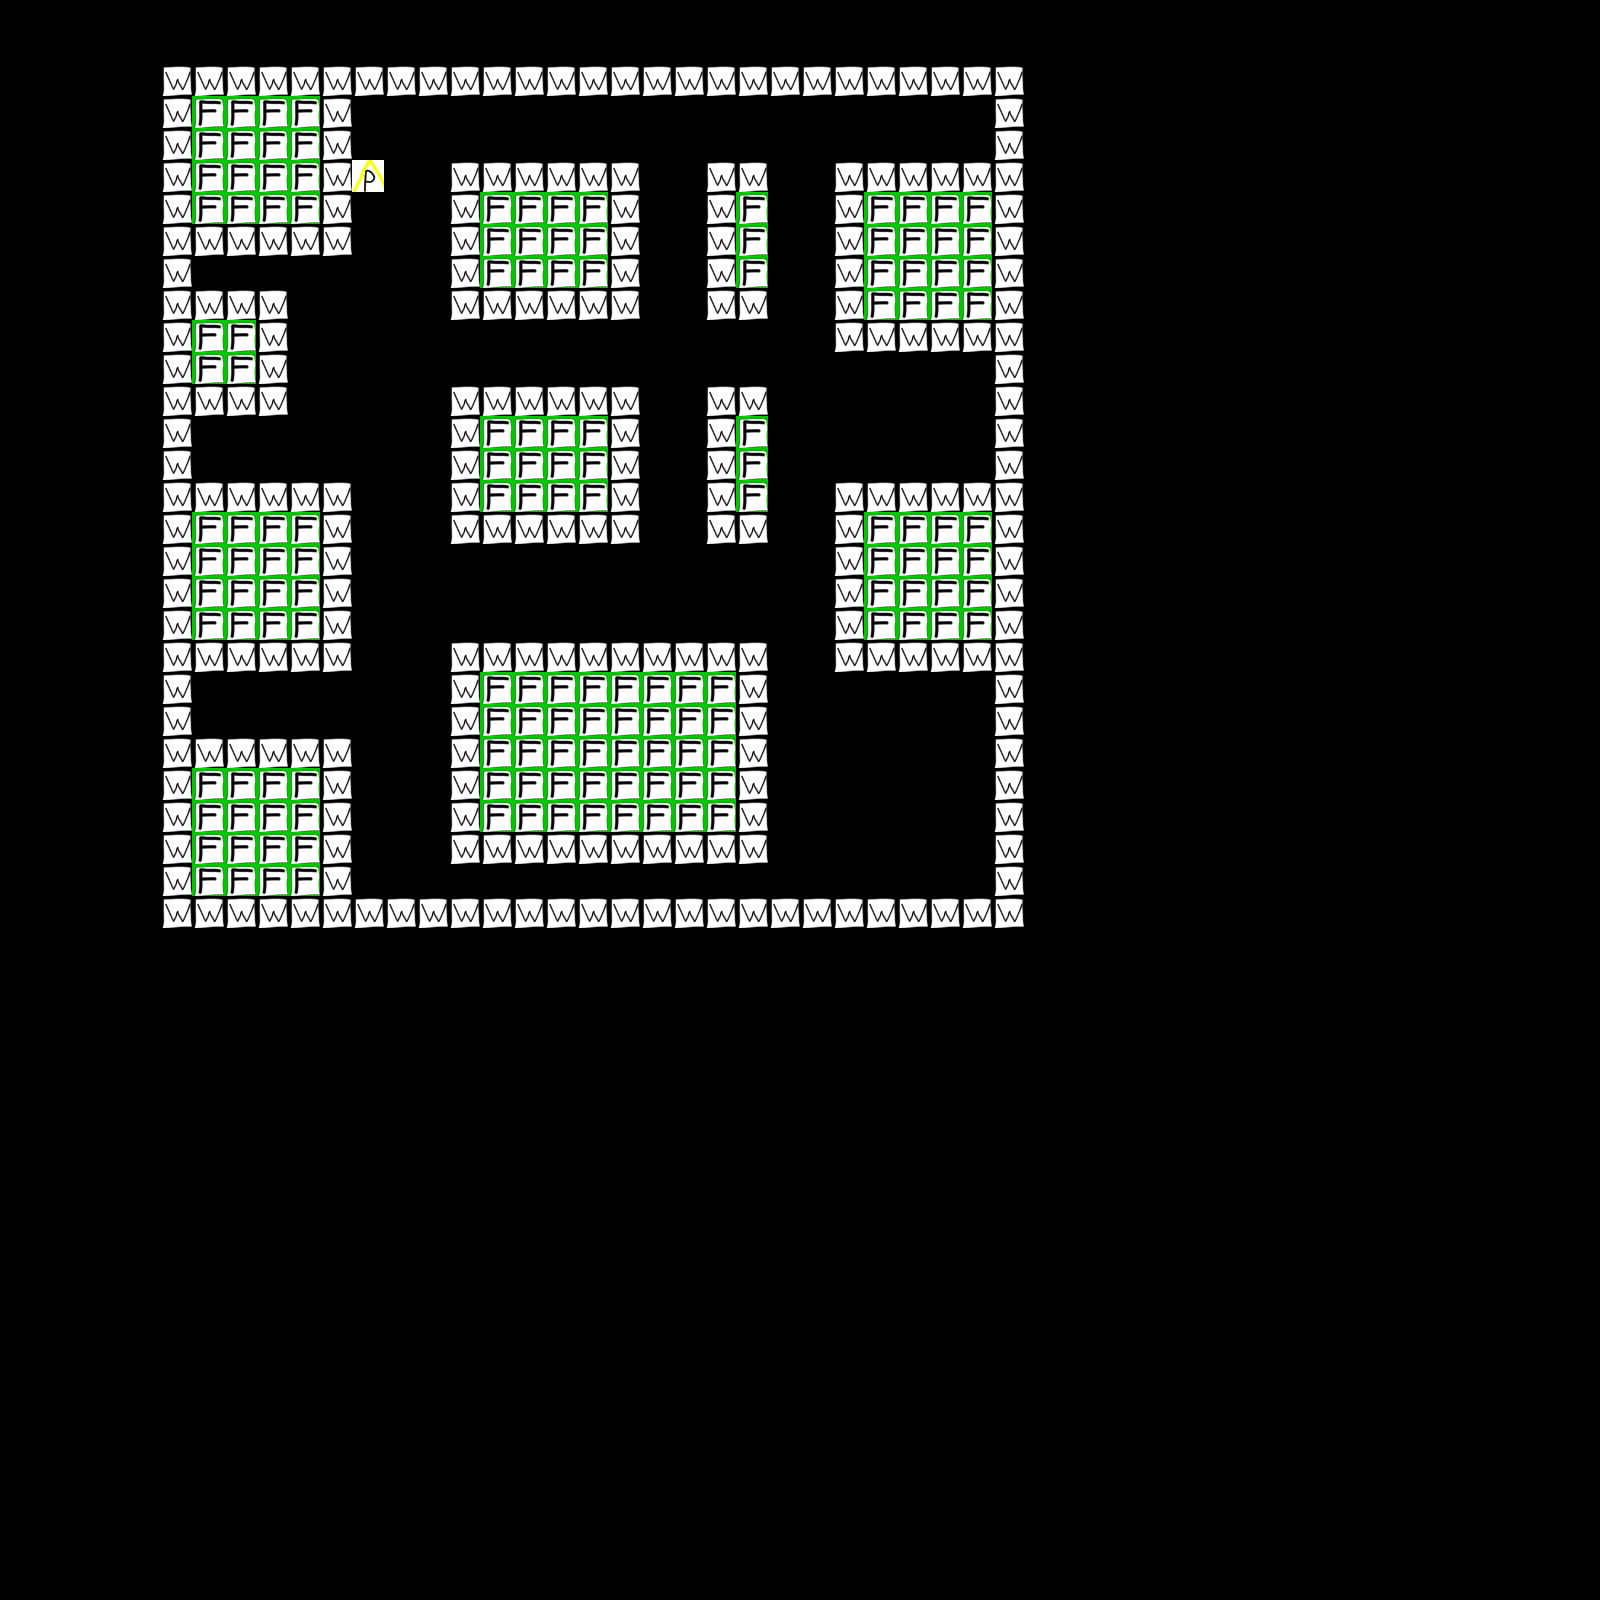

Rendered tile map (Tiled .tmx) drawn with the repository's tilesets; below, a short description and the full map source, tile grids included:
An orthogonal 50x50 tile map with 32x32 px tiles, 1 tile layer (Tile Layer 1), 3 tilesets.

<map version="1.0" tiledversion="1.0.3" orientation="orthogonal" renderorder="right-up" width="50" height="50" tilewidth="32" tileheight="32" nextobjectid="1">
 <tileset firstgid="1" source="UtFoM Wall.tsx" />
 <tileset firstgid="2" source="UtFoM Floor.tsx" />
 <tileset firstgid="3" source="UtFoM Player.tsx" />
 <layer name="Tile Layer 1" width="50" height="50">
  <data encoding="csv">
0,0,0,0,0,0,0,0,0,0,0,0,0,0,0,0,0,0,0,0,0,0,0,0,0,0,0,0,0,0,0,0,0,0,0,0,0,0,0,0,0,0,0,0,0,0,0,0,0,0,
0,0,0,0,0,0,0,0,0,0,0,0,0,0,0,0,0,0,0,0,0,0,0,0,0,0,0,0,0,0,0,0,0,0,0,0,0,0,0,0,0,0,0,0,0,0,0,0,0,0,
0,0,0,0,0,1,1,1,1,1,1,1,1,1,1,1,1,1,1,1,1,1,1,1,1,1,1,1,1,1,1,1,0,0,0,0,0,0,0,0,0,0,0,0,0,0,0,0,0,0,
0,0,0,0,0,1,2,2,2,2,1,0,0,0,0,0,0,0,0,0,0,0,0,0,0,0,0,0,0,0,0,1,0,0,0,0,0,0,0,0,0,0,0,0,0,0,0,0,0,0,
0,0,0,0,0,1,2,2,2,2,1,0,0,0,0,0,0,0,0,0,0,0,0,0,0,0,0,0,0,0,0,1,0,0,0,0,0,0,0,0,0,0,0,0,0,0,0,0,0,0,
0,0,0,0,0,1,2,2,2,2,1,3,0,0,1,1,1,1,1,1,0,0,1,1,0,0,1,1,1,1,1,1,0,0,0,0,0,0,0,0,0,0,0,0,0,0,0,0,0,0,
0,0,0,0,0,1,2,2,2,2,1,0,0,0,1,2,2,2,2,1,0,0,1,2,0,0,1,2,2,2,2,1,0,0,0,0,0,0,0,0,0,0,0,0,0,0,0,0,0,0,
0,0,0,0,0,1,1,1,1,1,1,0,0,0,1,2,2,2,2,1,0,0,1,2,0,0,1,2,2,2,2,1,0,0,0,0,0,0,0,0,0,0,0,0,0,0,0,0,0,0,
0,0,0,0,0,1,0,0,0,0,0,0,0,0,1,2,2,2,2,1,0,0,1,2,0,0,1,2,2,2,2,1,0,0,0,0,0,0,0,0,0,0,0,0,0,0,0,0,0,0,
0,0,0,0,0,1,1,1,1,0,0,0,0,0,1,1,1,1,1,1,0,0,1,1,0,0,1,2,2,2,2,1,0,0,0,0,0,0,0,0,0,0,0,0,0,0,0,0,0,0,
0,0,0,0,0,1,2,2,1,0,0,0,0,0,0,0,0,0,0,0,0,0,0,0,0,0,1,1,1,1,1,1,0,0,0,0,0,0,0,0,0,0,0,0,0,0,0,0,0,0,
0,0,0,0,0,1,2,2,1,0,0,0,0,0,0,0,0,0,0,0,0,0,0,0,0,0,0,0,0,0,0,1,0,0,0,0,0,0,0,0,0,0,0,0,0,0,0,0,0,0,
0,0,0,0,0,1,1,1,1,0,0,0,0,0,1,1,1,1,1,1,0,0,1,1,0,0,0,0,0,0,0,1,0,0,0,0,0,0,0,0,0,0,0,0,0,0,0,0,0,0,
0,0,0,0,0,1,0,0,0,0,0,0,0,0,1,2,2,2,2,1,0,0,1,2,0,0,0,0,0,0,0,1,0,0,0,0,0,0,0,0,0,0,0,0,0,0,0,0,0,0,
0,0,0,0,0,1,0,0,0,0,0,0,0,0,1,2,2,2,2,1,0,0,1,2,0,0,0,0,0,0,0,1,0,0,0,0,0,0,0,0,0,0,0,0,0,0,0,0,0,0,
0,0,0,0,0,1,1,1,1,1,1,0,0,0,1,2,2,2,2,1,0,0,1,2,0,0,1,1,1,1,1,1,0,0,0,0,0,0,0,0,0,0,0,0,0,0,0,0,0,0,
0,0,0,0,0,1,2,2,2,2,1,0,0,0,1,1,1,1,1,1,0,0,1,1,0,0,1,2,2,2,2,1,0,0,0,0,0,0,0,0,0,0,0,0,0,0,0,0,0,0,
0,0,0,0,0,1,2,2,2,2,1,0,0,0,0,0,0,0,0,0,0,0,0,0,0,0,1,2,2,2,2,1,0,0,0,0,0,0,0,0,0,0,0,0,0,0,0,0,0,0,
0,0,0,0,0,1,2,2,2,2,1,0,0,0,0,0,0,0,0,0,0,0,0,0,0,0,1,2,2,2,2,1,0,0,0,0,0,0,0,0,0,0,0,0,0,0,0,0,0,0,
0,0,0,0,0,1,2,2,2,2,1,0,0,0,0,0,0,0,0,0,0,0,0,0,0,0,1,2,2,2,2,1,0,0,0,0,0,0,0,0,0,0,0,0,0,0,0,0,0,0,
0,0,0,0,0,1,1,1,1,1,1,0,0,0,1,1,1,1,1,1,1,1,1,1,0,0,1,1,1,1,1,1,0,0,0,0,0,0,0,0,0,0,0,0,0,0,0,0,0,0,
0,0,0,0,0,1,0,0,0,0,0,0,0,0,1,2,2,2,2,2,2,2,2,1,0,0,0,0,0,0,0,1,0,0,0,0,0,0,0,0,0,0,0,0,0,0,0,0,0,0,
0,0,0,0,0,1,0,0,0,0,0,0,0,0,1,2,2,2,2,2,2,2,2,1,0,0,0,0,0,0,0,1,0,0,0,0,0,0,0,0,0,0,0,0,0,0,0,0,0,0,
0,0,0,0,0,1,1,1,1,1,1,0,0,0,1,2,2,2,2,2,2,2,2,1,0,0,0,0,0,0,0,1,0,0,0,0,0,0,0,0,0,0,0,0,0,0,0,0,0,0,
0,0,0,0,0,1,2,2,2,2,1,0,0,0,1,2,2,2,2,2,2,2,2,1,0,0,0,0,0,0,0,1,0,0,0,0,0,0,0,0,0,0,0,0,0,0,0,0,0,0,
0,0,0,0,0,1,2,2,2,2,1,0,0,0,1,2,2,2,2,2,2,2,2,1,0,0,0,0,0,0,0,1,0,0,0,0,0,0,0,0,0,0,0,0,0,0,0,0,0,0,
0,0,0,0,0,1,2,2,2,2,1,0,0,0,1,1,1,1,1,1,1,1,1,1,0,0,0,0,0,0,0,1,0,0,0,0,0,0,0,0,0,0,0,0,0,0,0,0,0,0,
0,0,0,0,0,1,2,2,2,2,1,0,0,0,0,0,0,0,0,0,0,0,0,0,0,0,0,0,0,0,0,1,0,0,0,0,0,0,0,0,0,0,0,0,0,0,0,0,0,0,
0,0,0,0,0,1,1,1,1,1,1,1,1,1,1,1,1,1,1,1,1,1,1,1,1,1,1,1,1,1,1,1,0,0,0,0,0,0,0,0,0,0,0,0,0,0,0,0,0,0,
0,0,0,0,0,0,0,0,0,0,0,0,0,0,0,0,0,0,0,0,0,0,0,0,0,0,0,0,0,0,0,0,0,0,0,0,0,0,0,0,0,0,0,0,0,0,0,0,0,0,
0,0,0,0,0,0,0,0,0,0,0,0,0,0,0,0,0,0,0,0,0,0,0,0,0,0,0,0,0,0,0,0,0,0,0,0,0,0,0,0,0,0,0,0,0,0,0,0,0,0,
0,0,0,0,0,0,0,0,0,0,0,0,0,0,0,0,0,0,0,0,0,0,0,0,0,0,0,0,0,0,0,0,0,0,0,0,0,0,0,0,0,0,0,0,0,0,0,0,0,0,
0,0,0,0,0,0,0,0,0,0,0,0,0,0,0,0,0,0,0,0,0,0,0,0,0,0,0,0,0,0,0,0,0,0,0,0,0,0,0,0,0,0,0,0,0,0,0,0,0,0,
0,0,0,0,0,0,0,0,0,0,0,0,0,0,0,0,0,0,0,0,0,0,0,0,0,0,0,0,0,0,0,0,0,0,0,0,0,0,0,0,0,0,0,0,0,0,0,0,0,0,
0,0,0,0,0,0,0,0,0,0,0,0,0,0,0,0,0,0,0,0,0,0,0,0,0,0,0,0,0,0,0,0,0,0,0,0,0,0,0,0,0,0,0,0,0,0,0,0,0,0,
0,0,0,0,0,0,0,0,0,0,0,0,0,0,0,0,0,0,0,0,0,0,0,0,0,0,0,0,0,0,0,0,0,0,0,0,0,0,0,0,0,0,0,0,0,0,0,0,0,0,
0,0,0,0,0,0,0,0,0,0,0,0,0,0,0,0,0,0,0,0,0,0,0,0,0,0,0,0,0,0,0,0,0,0,0,0,0,0,0,0,0,0,0,0,0,0,0,0,0,0,
0,0,0,0,0,0,0,0,0,0,0,0,0,0,0,0,0,0,0,0,0,0,0,0,0,0,0,0,0,0,0,0,0,0,0,0,0,0,0,0,0,0,0,0,0,0,0,0,0,0,
0,0,0,0,0,0,0,0,0,0,0,0,0,0,0,0,0,0,0,0,0,0,0,0,0,0,0,0,0,0,0,0,0,0,0,0,0,0,0,0,0,0,0,0,0,0,0,0,0,0,
0,0,0,0,0,0,0,0,0,0,0,0,0,0,0,0,0,0,0,0,0,0,0,0,0,0,0,0,0,0,0,0,0,0,0,0,0,0,0,0,0,0,0,0,0,0,0,0,0,0,
0,0,0,0,0,0,0,0,0,0,0,0,0,0,0,0,0,0,0,0,0,0,0,0,0,0,0,0,0,0,0,0,0,0,0,0,0,0,0,0,0,0,0,0,0,0,0,0,0,0,
0,0,0,0,0,0,0,0,0,0,0,0,0,0,0,0,0,0,0,0,0,0,0,0,0,0,0,0,0,0,0,0,0,0,0,0,0,0,0,0,0,0,0,0,0,0,0,0,0,0,
0,0,0,0,0,0,0,0,0,0,0,0,0,0,0,0,0,0,0,0,0,0,0,0,0,0,0,0,0,0,0,0,0,0,0,0,0,0,0,0,0,0,0,0,0,0,0,0,0,0,
0,0,0,0,0,0,0,0,0,0,0,0,0,0,0,0,0,0,0,0,0,0,0,0,0,0,0,0,0,0,0,0,0,0,0,0,0,0,0,0,0,0,0,0,0,0,0,0,0,0,
0,0,0,0,0,0,0,0,0,0,0,0,0,0,0,0,0,0,0,0,0,0,0,0,0,0,0,0,0,0,0,0,0,0,0,0,0,0,0,0,0,0,0,0,0,0,0,0,0,0,
0,0,0,0,0,0,0,0,0,0,0,0,0,0,0,0,0,0,0,0,0,0,0,0,0,0,0,0,0,0,0,0,0,0,0,0,0,0,0,0,0,0,0,0,0,0,0,0,0,0,
0,0,0,0,0,0,0,0,0,0,0,0,0,0,0,0,0,0,0,0,0,0,0,0,0,0,0,0,0,0,0,0,0,0,0,0,0,0,0,0,0,0,0,0,0,0,0,0,0,0,
0,0,0,0,0,0,0,0,0,0,0,0,0,0,0,0,0,0,0,0,0,0,0,0,0,0,0,0,0,0,0,0,0,0,0,0,0,0,0,0,0,0,0,0,0,0,0,0,0,0,
0,0,0,0,0,0,0,0,0,0,0,0,0,0,0,0,0,0,0,0,0,0,0,0,0,0,0,0,0,0,0,0,0,0,0,0,0,0,0,0,0,0,0,0,0,0,0,0,0,0,
0,0,0,0,0,0,0,0,0,0,0,0,0,0,0,0,0,0,0,0,0,0,0,0,0,0,0,0,0,0,0,0,0,0,0,0,0,0,0,0,0,0,0,0,0,0,0,0,0,0
</data>
 </layer>
</map>
